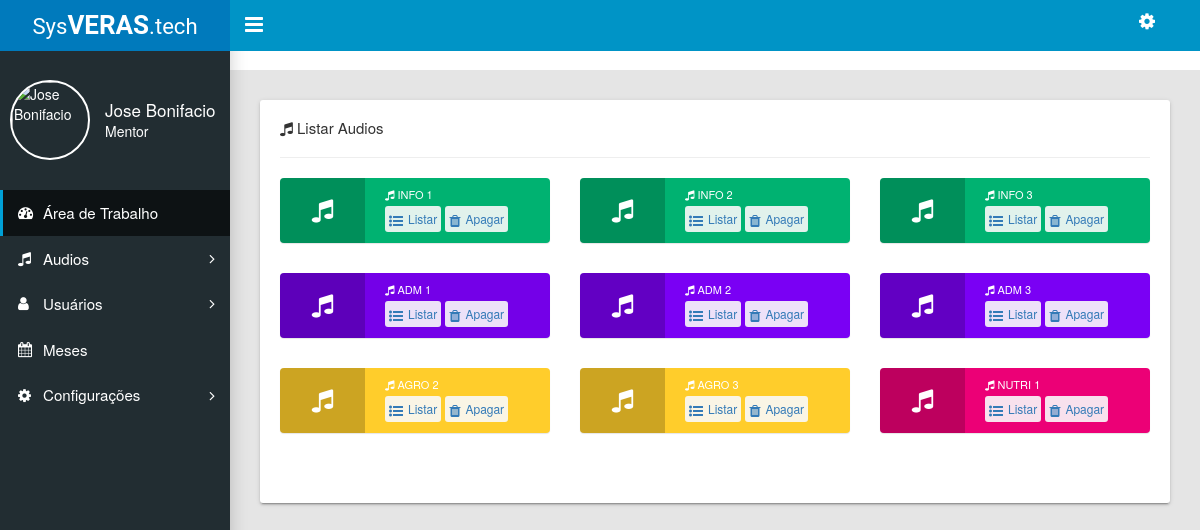
The app's page /admin/index.php?pg=13 (signed in) with its own data.
### tables this page shows
CREATE TABLE `audio` (
  `id` int(11) NOT NULL,
  `arquivo` varchar(100) NOT NULL,
  `data` datetime NOT NULL,
  `nome` varchar(50) NOT NULL,
  `cor` varchar(50) NOT NULL,
  `pre` varchar(100) NOT NULL
);

### admin/listar_audio.php (the view, shortened to what this page needs)
<?php
	$audios = mysql_query("SELECT * FROM audio ORDER BY 'id'");
?>
<main class="app-content">
<div class="tile">
    <h3 class="tile-title"><i class="icon fa fa-music"></i> Listar Audios <hr>
	<div class="row">
		<?php while($audio = mysql_fetch_array($audios)){ ?>
		    <div class="col-md-6 col-lg-4">
		        <div class="widget-small" style="background-color: <?php echo $audio['cor']; ?>;"><i class="icon fa fa-music fa-3x"></i>
		            <div class="info">
		            	<h4><i class="fa fa-music" > </i> <?php echo $audio['pre']; ?></h4>
			             <a href="exibir_audio.php?id=<?php echo $audio['id']; ?>">
			              	<button class="btn btn-sm btn-white"><i class="fa fa-list-ul"></i>Listar</button>
			              </a>
			              <a href="processa/apagar_audio.php?id=<?php echo $audio['id']; ?>" data-toggle="modal" data-target="#apagar_audio-<?php echo $audio['id']; ?>">
			              	<button class="btn btn-sm btn-white" ><i class="fa fa-trash"></i>Apagar</button>
			              </a>
		            </div>
		          </div>
		        </div>
		    <?php } ?>
		</div>
	</div>
</main>
<?php include_once("include/footer.php"); ?>

### admin/listar_audio.php (style rules this page uses)
.btn-white { padding: 3px; background-color: rgba(250,250,250,.9); }

### records on screen
audio: pre "INFO 1"
audio: pre "INFO 2"
audio: pre "INFO 3"
audio: pre "ADM 1"
audio: pre "ADM 2"
audio: pre "ADM 3"
audio: pre "AGRO 2"
audio: pre "AGRO 3"
audio: pre "NUTRI 1"

### other values on screen
$_SESSION['usuarioNome'] "Jose Bonifacio"
$_SESSION['usuarioCargo'] "Mentor"
